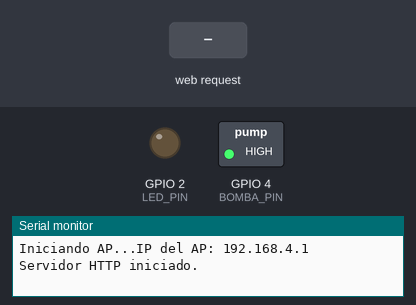
Bench run of a sketch on a simulated ESP32. Shown: switched loads named in the sketch (green lamp = pin HIGH), output pins drawn as LEDs (lit = HIGH), the last lines printed to the serial monitor. The inputs (shaded band) are chosen by the test bench.

Above: at 1.2 s.
1.3 s: HTTP request GET /LED_ON received
At 2.5 s:
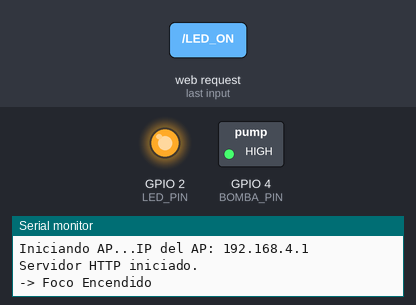
2.8 s: HTTP request GET /PUMP_ON received
At 3.8 s:
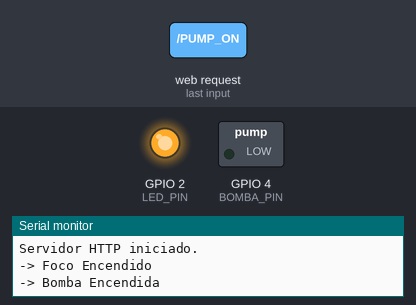
4.3 s: HTTP request GET /LED_OFF received
At 5.0 s:
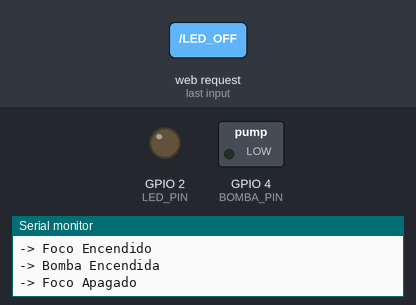
Timing chart, 0 to 7.3 s (numbered marks = the images above; inputs shaded):
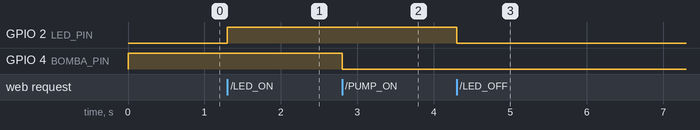

The sketch:

esp32.ino
```cpp
#include <WiFi.h>
#include <WebServer.h>
#include "DHT.h"

const char* ssid = "ESp_32.l."; // Nombre de la red Wi-Fi
const char* password = "123456789"; // Contraseña de la red (mínimo 8 caracteres)

// Crea el objeto del servidor web en el puerto 80
WebServer server(80);

// CONFIGURACIÓN DE HARDWARE Y PINES
const int LED_PIN = 2;
const int BOMBA_PIN = 4;
const int DHT_PIN = 15;
#define DHTTYPE DHT11

// Inicializa el sensor DHT
DHT dht(DHT_PIN, DHTTYPE);

// Manejo del led(foco)
void handleLedOn() {
  digitalWrite(LED_PIN, HIGH);
  Serial.println("-> Foco Encendido");
  server.send(200, "text/plain", "Foco Encendido OK");
}
void handleLedOff() {
  digitalWrite(LED_PIN, LOW);
  Serial.println("-> Foco Apagado");
  server.send(200, "text/plain", "Foco Apagado OK");
}

// Maneja Bomba de Agua
void handlePumpOn() {
  digitalWrite(BOMBA_PIN, LOW);
  Serial.println("-> Bomba Encendida");
  server.send(200, "text/plain", "Bomba Encendida OK");
}
void handlePumpOff() {
  digitalWrite(BOMBA_PIN, HIGH);
  Serial.println("-> Bomba Apagada");
  server.send(200, "text/plain", "Bomba Apagada OK");
}

// Manejo del DTH
void handleReadDht() {
  float h = dht.readHumidity();
  float t = dht.readTemperature();
  if (isnan(h) || isnan(t)) {
    Serial.println("-> Error al leer el sensor DHT!");
    server.send(500, "text/plain", "ERROR: Lectura de sensor fallida.");
    return;
  }

  // 3. Formatea la respuesta
  String respuesta = "TEMP: " + String(t, 1) + " C | HUM: " + String(h, 1) + " %";
  Serial.println("-> Lectura DHT: " + respuesta);
  server.send(200, "text/plain", respuesta);
}

// Prueba de conexion
void handleStatus() {
  server.send(200, "text/plain", "Servidor listo: Control, Foco y DHT.");
}

void handleNotFound() {
  server.send(404, "text/plain", "Error: Ruta no encontrada.");
}

void setup() {
  Serial.begin(115200);

  // Configuración de Pines de Salida (Foco y Bomba)
  pinMode(LED_PIN, OUTPUT);
  pinMode(BOMBA_PIN, OUTPUT);
  digitalWrite(LED_PIN, LOW);
  digitalWrite(BOMBA_PIN, HIGH);

  // Ya que no usa resistencia el DTH
  pinMode(DHT_PIN, INPUT_PULLUP);

  dht.begin();

  // Configura el ESP32 como Punto de Acceso (AP)
  Serial.print("Iniciando AP...");
  WiFi.softAP(ssid, password);

  IPAddress apIP = WiFi.softAPIP();
  Serial.print("IP del AP: ");
  Serial.println(apIP);

  // Define las Rutas del Servidor (Endpoints)
  server.on("/", handleStatus);
  server.on("/status", handleStatus);
  server.on("/LED_ON", handleLedOn);
  server.on("/LED_OFF", handleLedOff);
  server.on("/PUMP_ON", handlePumpOn);
  server.on("/PUMP_OFF", handlePumpOff);
  server.on("/READ_TEMP", handleReadDht); // Ruta para obtener T y H

  server.onNotFound(handleNotFound);

  server.begin();
  Serial.println("Servidor HTTP iniciado.");
}

void loop() {
  server.handleClient();
}
```

Measured:
- after the input at 1.3 s, GPIO 2 (LED_PIN): LOW → HIGH at once
- after the input at 2.8 s, GPIO 4 (BOMBA_PIN): HIGH → LOW at once
- after the input at 4.3 s, GPIO 2 (LED_PIN): HIGH → LOW at once
